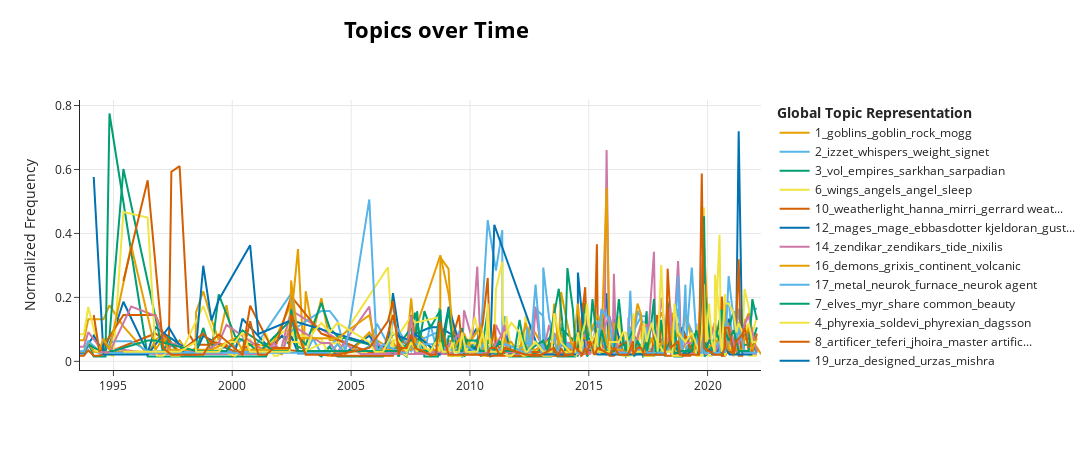

Notebook code cell kept with this figure:
### Markdown cell above
This isn't very helpful because everything goes up over time.

### Code cell
# what if we normalize frequency 
topic_model.visualize_topics_over_time(topics_over_time, topics = [1,2,3,4,5,6,7,8,9,10,11,12,13,14,15,16,17,18,19], \
                                     normalize_frequency=True)
